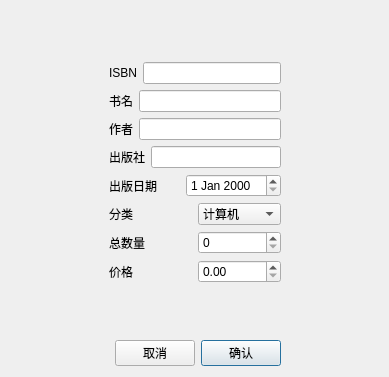
<?xml version="1.0" encoding="UTF-8"?>
<ui version="4.0">
 <class>AddBookDialog</class>
 <widget class="QDialog" name="AddBookDialog">
  <property name="geometry">
   <rect>
    <x>0</x>
    <y>0</y>
    <width>389</width>
    <height>377</height>
   </rect>
  </property>
  <property name="windowTitle">
   <string>Dialog</string>
  </property>
  <layout class="QGridLayout" name="gridLayout">
   <item row="0" column="2">
    <spacer name="verticalSpacer">
     <property name="orientation">
      <enum>Qt::Orientation::Vertical</enum>
     </property>
     <property name="sizeHint" stdset="0">
      <size>
       <width>20</width>
       <height>48</height>
      </size>
     </property>
    </spacer>
   </item>
   <item row="1" column="0">
    <spacer name="horizontalSpacer">
     <property name="orientation">
      <enum>Qt::Orientation::Horizontal</enum>
     </property>
     <property name="sizeHint" stdset="0">
      <size>
       <width>98</width>
       <height>20</height>
      </size>
     </property>
    </spacer>
   </item>
   <item row="1" column="1" colspan="2">
    <layout class="QVBoxLayout" name="verticalLayout">
     <item>
      <layout class="QHBoxLayout" name="horizontalLayout">
       <item>
        <widget class="QLabel" name="label">
         <property name="text">
          <string>ISBN</string>
         </property>
        </widget>
       </item>
       <item>
        <widget class="QLineEdit" name="isbnLineEdit"/>
       </item>
      </layout>
     </item>
     <item>
      <layout class="QHBoxLayout" name="horizontalLayout_2">
       <item>
        <widget class="QLabel" name="label_2">
         <property name="text">
          <string>书名</string>
         </property>
        </widget>
       </item>
       <item>
        <widget class="QLineEdit" name="titleLineEdit"/>
       </item>
      </layout>
     </item>
     <item>
      <layout class="QHBoxLayout" name="horizontalLayout_3">
       <item>
        <widget class="QLabel" name="label_3">
         <property name="text">
          <string>作者</string>
         </property>
        </widget>
       </item>
       <item>
        <widget class="QLineEdit" name="authorLineEdit"/>
       </item>
      </layout>
     </item>
     <item>
      <layout class="QHBoxLayout" name="horizontalLayout_4">
       <item>
        <widget class="QLabel" name="label_4">
         <property name="text">
          <string>出版社</string>
         </property>
        </widget>
       </item>
       <item>
        <widget class="QLineEdit" name="publisherLineEdit"/>
       </item>
      </layout>
     </item>
     <item>
      <layout class="QHBoxLayout" name="horizontalLayout_5">
       <item>
        <widget class="QLabel" name="label_7">
         <property name="text">
          <string>出版日期</string>
         </property>
        </widget>
       </item>
       <item>
        <widget class="QDateEdit" name="dateEdit"/>
       </item>
      </layout>
     </item>
     <item>
      <layout class="QHBoxLayout" name="horizontalLayout_6">
       <item>
        <widget class="QLabel" name="label_6">
         <property name="text">
          <string>分类</string>
         </property>
        </widget>
       </item>
       <item>
        <widget class="QComboBox" name="categoryComboBox">
         <item>
          <property name="text">
           <string>计算机</string>
          </property>
         </item>
         <item>
          <property name="text">
           <string>文学</string>
          </property>
         </item>
         <item>
          <property name="text">
           <string>历史</string>
          </property>
         </item>
         <item>
          <property name="text">
           <string>小说</string>
          </property>
         </item>
        </widget>
       </item>
      </layout>
     </item>
     <item>
      <layout class="QHBoxLayout" name="horizontalLayout_7">
       <item>
        <widget class="QLabel" name="label_8">
         <property name="text">
          <string>总数量</string>
         </property>
        </widget>
       </item>
       <item>
        <widget class="QSpinBox" name="countSpinBox"/>
       </item>
      </layout>
     </item>
     <item>
      <layout class="QHBoxLayout" name="horizontalLayout_8">
       <item>
        <widget class="QLabel" name="label_5">
         <property name="text">
          <string>价格</string>
         </property>
        </widget>
       </item>
       <item>
        <widget class="QDoubleSpinBox" name="priceDoubleSpinBox">
         <property name="maximum">
          <double>999.990000000000009</double>
         </property>
        </widget>
       </item>
      </layout>
     </item>
    </layout>
   </item>
   <item row="1" column="3">
    <spacer name="horizontalSpacer_2">
     <property name="orientation">
      <enum>Qt::Orientation::Horizontal</enum>
     </property>
     <property name="sizeHint" stdset="0">
      <size>
       <width>89</width>
       <height>20</height>
      </size>
     </property>
    </spacer>
   </item>
   <item row="2" column="2">
    <spacer name="verticalSpacer_2">
     <property name="orientation">
      <enum>Qt::Orientation::Vertical</enum>
     </property>
     <property name="sizeHint" stdset="0">
      <size>
       <width>20</width>
       <height>32</height>
      </size>
     </property>
    </spacer>
   </item>
   <item row="3" column="2">
    <layout class="QHBoxLayout" name="horizontalLayout_10">
     <item>
      <layout class="QHBoxLayout" name="horizontalLayout_9">
       <item>
        <widget class="QPushButton" name="pushButton_2">
         <property name="text">
          <string>取消</string>
         </property>
         <property name="autoDefault">
          <bool>false</bool>
         </property>
        </widget>
       </item>
       <item>
        <widget class="QPushButton" name="okButton">
         <property name="text">
          <string>确认</string>
         </property>
         <property name="default">
          <bool>true</bool>
         </property>
        </widget>
       </item>
      </layout>
     </item>
    </layout>
   </item>
  </layout>
 </widget>
 <resources/>
 <connections/>
</ui>
